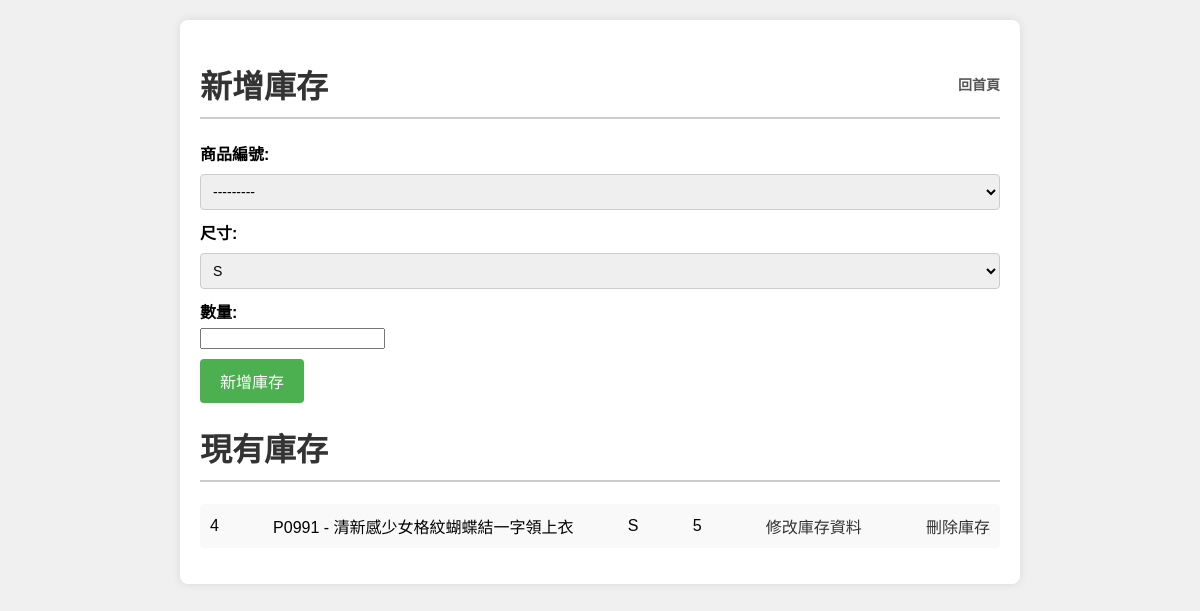
Before: /manage_store.html/ with the older database file.
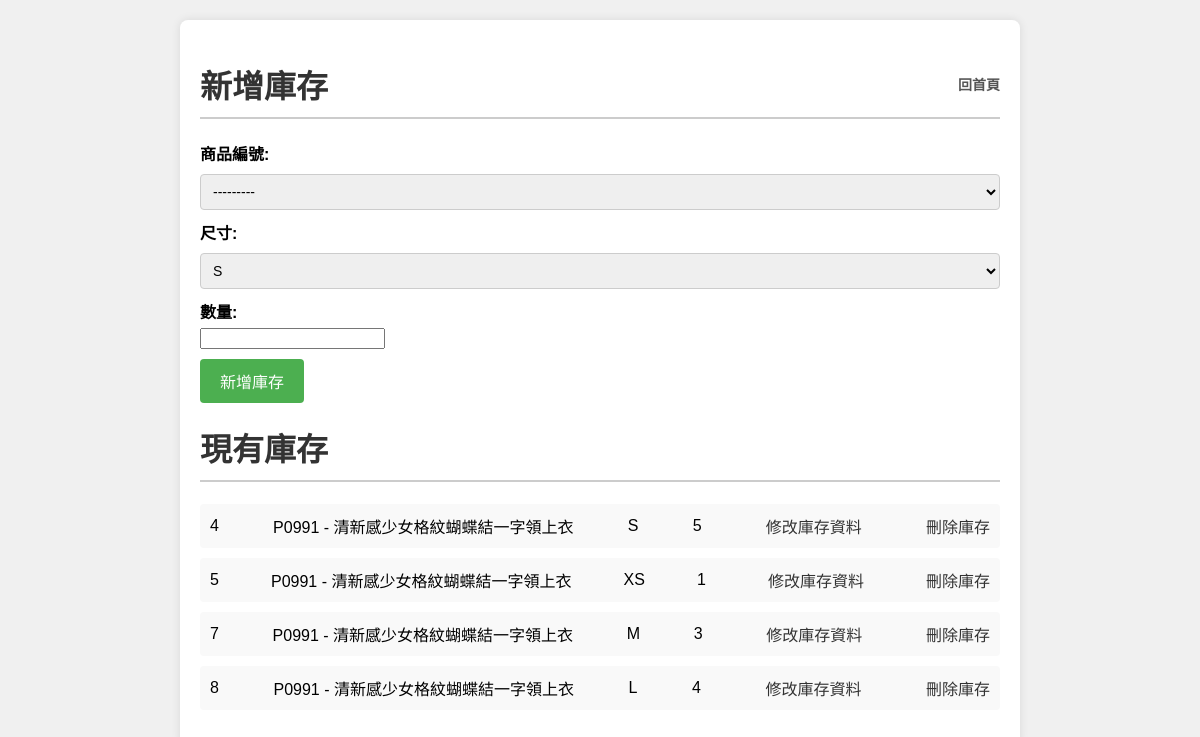
After: the same page with the newer database file.
### home/models.py (models this page shows, shortened)
class Product(models.Model):
    CATEGORY_CHOICES = [
        ('tops', '上衣'),
        ('bottoms', '下装'),
        ('dresses', '洋装'),
        ('sweaters', '毛衣'),
        ('outerwear', '外套/夾克'),
        ('homewear', '家居'),
        ('shoes', '鞋子'),
        ('bags', '包包'),
        ('accessories', '配件'),
    ]
    SUBCATEGORY_CHOICES = {
        'tops': [
            ('sleeveless', '無袖'),
            ('short_sleeve', '短袖'),
            ('long_sleeve', '長袖'),
            ('shirt', '襯衫'),
        ],
        'bottoms': [
            ('skirts', '裙類'),
            ('shorts', '短褲'),
            ('pants', '長褲'),
            ('jeans', '牛仔褲'),
        ],
        'dresses': [
            ('floral', '小碎花'),
            ('straight', '直筒'),
            ('sleeveless', '無袖'),
        ],
        'sweaters': [
            ('sweater', '毛衣'),
            ('knit_vest', '針織背心'),
            ('knit_cardigan', '針織外套'),
        ],
        'outerwear': [
            ('casual_jacket', '休閒外套'),
            ('windbreaker', '防風外套'),
            ('down_jacket', '羽絨外套'),
            ('coat', '大衣'),
        ],
        'homewear': [
            ('pajamas', '睡衣'),
            ('robe', '睡袍'),
        ],
        'shoes': [
            ('flats', '平底鞋'),
            ('dad_sneakers', '老爹鞋'),
            ('clogs', '洞洞鞋'),
        ],
        'bags': [
            ('handbag', '手提包'),
            ('backpack', '後背包'),
            ('shoulder_bag', '肩背包'),
            ('wallet', '皮夾'),
        ],
        'accessories': [
            ('jewelry', '飾品'),
            ('belt', '皮帶'),
            ('hat', '帽子'),
        ],
    }
    productNo = models.AutoField(primary_key=True,  verbose_name='商品編號')
    category = models.CharField(max_length=50, choices=CATEGORY_CHOICES, default='tops', verbose_name='商品類別')
    subcategory = models.CharField(max_length=50, default='sleeveless', verbose_name='商品子類別')
    productName = models.CharField(max_length=100, verbose_name='商品名稱')
    describe = models.TextField(verbose_name='商品描述')
    picture = models.URLField(verbose_name='圖片')
    price = models.PositiveIntegerField(default=0, verbose_name='價格')
    @property
    def num_str(self):
        return f"P{self.productNo:04d}"
    def __str__(self):
        return f"{self.num_str} - {self.productName}"

class Store(models.Model):
    storeNo = models.AutoField(primary_key=True, verbose_name='庫存編號')
    productNo = models.ForeignKey(Product, on_delete=models.CASCADE, verbose_name='商品編號')
    size = models.CharField(max_length=2, choices=(('XS', 'XS'),('S', 'S'), ('M', 'M'), ('L', 'L'), ('XL', 'XL'),('F','F')), default='S', verbose_name='尺寸')
    quantity = models.PositiveIntegerField(verbose_name='數量')

### home/views.py (the view)
# urls.py: path('manage_store.html/', views.manage_store, name='manage_store'),
def manage_store(request):
    if request.method == 'POST':
        store_form = StoreForm(request.POST)
        if store_form.is_valid():
            store_form.save()
            messages.success(request, '新增庫存成功！')
            return redirect('manage_store')
    else:
        store_form = StoreForm()
    stores = Store.objects.all()
    return render(request, 'manage_store.html', {
        'store_form': store_form,
        'stores': stores
    })

### home/forms.py
class StoreForm(forms.ModelForm):
    class Meta:
        model = Store
        fields = ['productNo', 'size', 'quantity']

### templates/manage_store.html (shortened to what this page needs)
<!DOCTYPE html>
<html lang="zh-TW">
<head>
</head>
<body>
    <div class="container">
        <h1>
            新增庫存
            <a href="/" style="font-size: 14px;">回首頁</a>
        </h1>
        <form method="post">
            <div class="fieldWrapper">
                <label for="id_productNo">商品編號:</label>
                {{ store_form.productNo }}
            </div>
            <div class="fieldWrapper">
                <label for="id_size">尺寸:</label>
                {{ store_form.size }}
            </div>
            <div class="fieldWrapper">
                <label for="id_quantity">數量:</label>
                {{ store_form.quantity }}
            </div>
            <button type="submit">新增庫存</button>
        </form>
        <h1>現有庫存</h1>
        <ul>
            {% for store in stores %}
                <li>
                    <span>{{ store.storeNo }}</span>
                    <span>{{ store.productNo }}</span>
                    <span>{{ store.size }}</span>
                    <span>{{ store.quantity }}</span>
                    <a href="{% url 'edit_store' store.storeNo %}">修改庫存資料</a>
                    <a href="{% url 'delete_store' store.storeNo %}">刪除庫存</a>
                </li>
            {% endfor %}
        </ul>
    </div>
</body>
</html>

### templates/manage_store.html (style rules this page uses)
body { font-family: Arial, sans-serif; background-color: #f0f0f0; margin: 0; padding: 20px; }
.container { max-width: 800px; margin: 0 auto; background: #fff; padding: 20px; border-radius: 8px; box-shadow: 0px 0px 10px rgba(0, 0, 0, 0.1); }
h1 { color: #333; border-bottom: 2px solid #ccc; padding-bottom: 10px; display: flex; justify-content: space-between; align-items: center; }
h1 a { font-size: 14px; margin-left: 10px; text-decoration: none; color: #555; }
form { margin-bottom: 20px; }
.fieldWrapper { margin-bottom: 10px; }
label { display: block; font-weight: bold; margin-bottom: 5px; }
input[type="text"], select { width: calc(100% - 6px); padding: 8px; border: 1px solid #ccc; border-radius: 4px; font-size: 14px; margin-top: 4px; }
select { width: 100%; }
button { background-color: #4CAF50; color: white; padding: 10px 20px; border: none; border-radius: 4px; cursor: pointer; font-size: 16px; }
ul { list-style-type: none; padding: 0; }
li { background-color: #f9f9f9; padding: 10px; margin-bottom: 10px; border-radius: 4px; display: flex; justify-content: space-between; align-items: center; }
li a { color: #333; text-decoration: none; margin-left: 10px; }

Changed rows visible on the page:
added Store: storeNo "5", productNo "P0991 - 清新感少女格紋蝴蝶結一字領上衣", size "XS", quantity "1"
added Store: storeNo "7", productNo "P0991 - 清新感少女格紋蝴蝶結一字領上衣", size "M", quantity "3"
added Store: storeNo "8", productNo "P0991 - 清新感少女格紋蝴蝶結一字領上衣", size "L", quantity "4"
